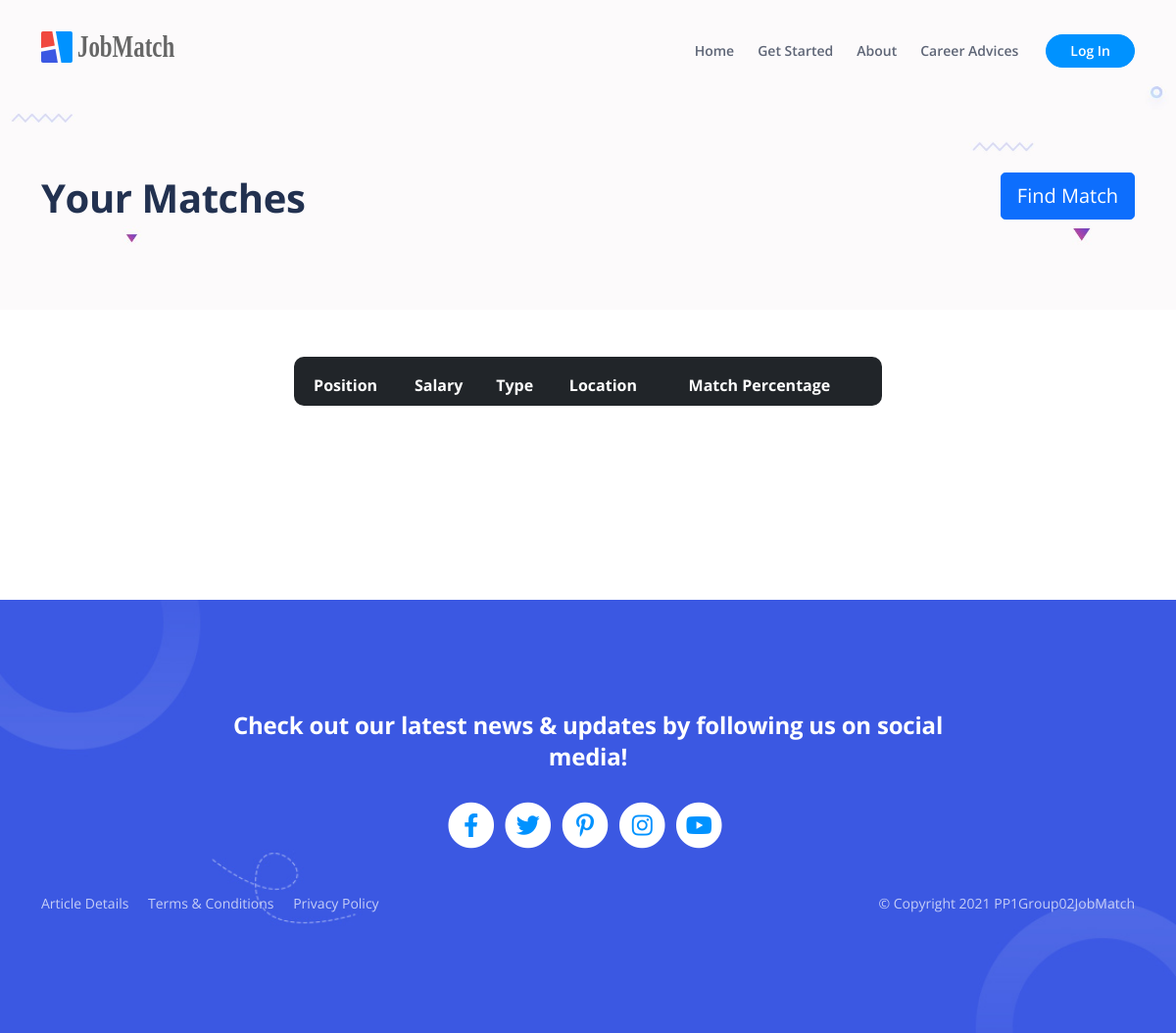
/view/jobseeker_match.php (signed in), run on an earlier commit of the app's database.
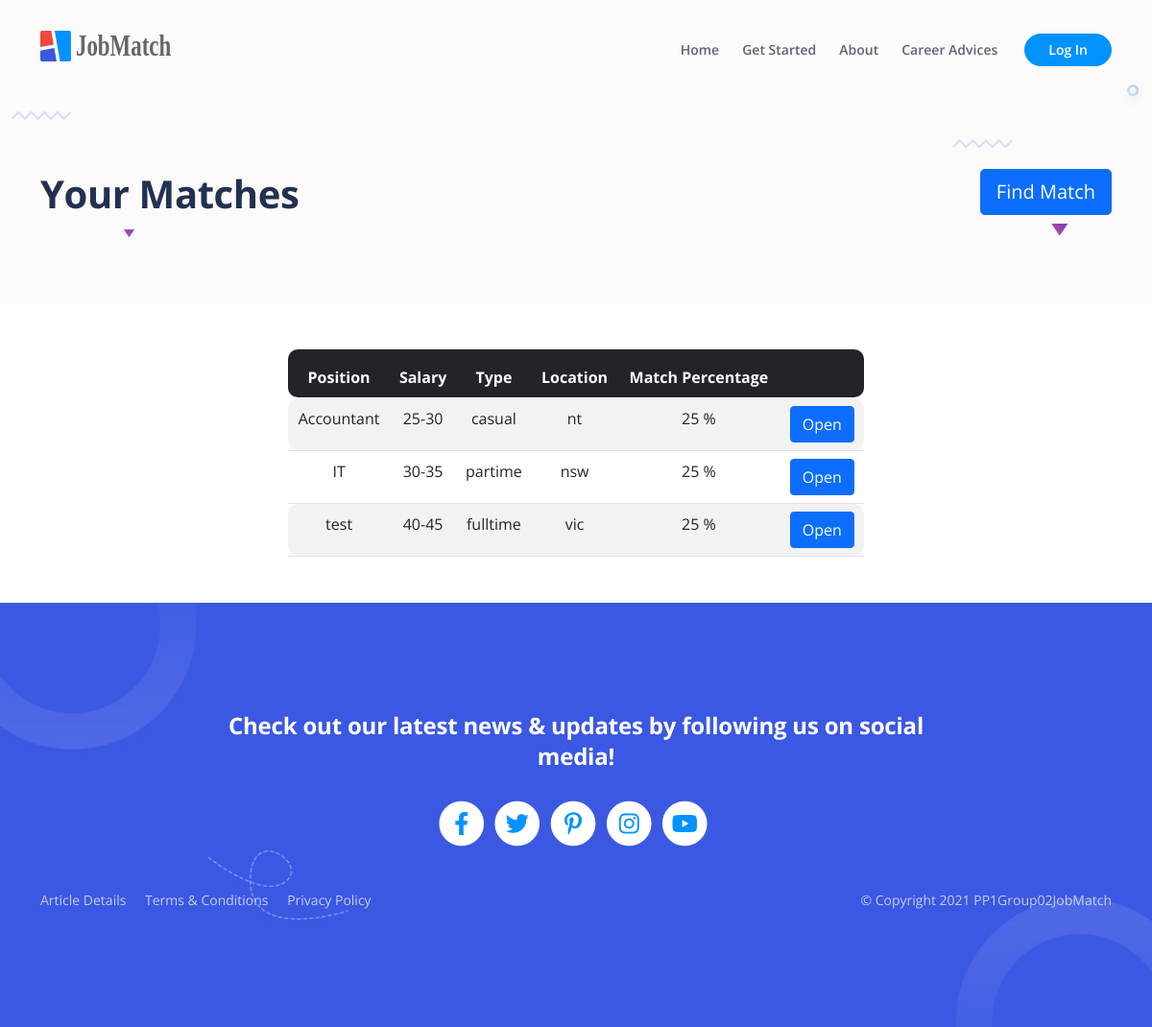
And on a later commit of the database.
### tables this page shows
CREATE TABLE `jobmatch` (
  `id` int(11) NOT NULL,
  `employer` text NOT NULL,
  `jobSeeker` text NOT NULL,
  `jobPostID` int(11) NOT NULL,
  `percentage` int(11) NOT NULL,
  `status` text DEFAULT NULL,
  `feedback` text DEFAULT NULL
);

CREATE TABLE `jobpost` (
  `id` int(11) NOT NULL,
  `position` text NOT NULL,
  `salary` text NOT NULL,
  `type` text NOT NULL,
  `description` text NOT NULL,
  `requirements` text NOT NULL,
  `location` text NOT NULL,
  `employer` text NOT NULL,
  `contact` int(11) NOT NULL,
  `date` timestamp NOT NULL DEFAULT current_timestamp()
);

### controller/matchmaking_controller.php (called while the page is built, shortened)
<?php
class MatchmakingController {
    public function getAllMatches($user){
        require_once '../model/matchmaking_model.php';
        include '../model/db_connection.php';
        $mmm = new MatchmakingModel();
        return $mmm->getJobMatch($db, $user);
    }
}

### model/matchmaking_model.php (called while the page is built, shortened)
<?php
class MatchmakingModel{
	public function getJobMatch($db, $user){
		require_once '../model/job_object.php';
		$jobMatch = array();
		$query = "SELECT * FROM jobpost INNER JOIN jobmatch ON jobpost.employer = jobmatch.employer	WHERE jobmatch.jobSeeker='$user'";
		$result = $db->query($query);
		$numResults = $result->num_rows;
		for ($i = 0; $i < $numResults; $i++) {
			$row = $result->fetch_assoc();
			$jobMatch[$i] = new JobMatch($row['id'], $row['employer'], $row['contact'], $row['position'], $row['salary'], $row['type'], $row['description'], $row['requirements'], $row['location'], $row['percentage']);
		}
		return $jobMatch;
	}
}

### model/job_object.php (called while the page is built, shortened)
<?php
class JobMatch{
    public function __construct($id, $employer, $contact, $position, $salary, $type, $description, $requirement, $location, $percentage) {
        $this->position = $position;
        $this->salary = $salary;
        $this->type = $type;
        $this->location = $location;
        $this->percentage = $percentage;
    }
}
?>

### view/jobseeker_match.php (the view, shortened to what this page needs)
<!DOCTYPE html>
<html lang="en">
<head>
    <?php
    require_once("component/header.php");
    ?>
</head>
<body class="text-center">
    <?php
    require_once("component/navbar.php");
    ?>
    <header class="ex-header">
        <div class="container">
            <div class="row">
                <div class="col-8 text-start">
                    <h1>Your Matches</h1>
                </div>
                <div class="col-4 text-end">
                    <button id="findMatchBtn" class="btn btn-primary btn-lg" type="submit" onclick="showFindMatchForm()">Find Match</button>
                </div>
            </div>
        </div>
    </header>
    <div class="col-md-6 offset-md-3 mt-5 mb-5" style="min-height: 200px;">
        <?php
        require_once '../controller/matchmaking_controller.php';
        $sc = new SessionController();
        $mmc = new MatchmakingController();
        $jobposts = $mmc->getAllMatches($sc->getUserName());
        function createOpenButton($hiddenName, $hiddenValue, $buttonText, $actionPage){
            echo "<td>";
            echo "  <form action=$actionPage method=\"GET\">";
            echo "      <button type=\"submit\" class=\"btn btn-primary\">$buttonText</button>";
            echo "  </form>";
            echo "</td>";
        }
            echo "<table class='table table-striped'>";
            echo "            <thead style='height: 50px;' class='table-dark'>";
            echo "                <tr>";
            echo "                    <th scope='col'>Position</th>";
            echo "                    <th scope='col'>Salary</th>";
            echo "                    <th scope='col'>Type</th>";
            echo "                    <th scope='col'>Location</th>";
            echo "                    <th scope='col'>Match Percentage</th>";
            echo "                    <th scope='col'></th>";
            echo "                </tr>";
            echo "            </thead>";
            echo "            <tbody>";
        foreach ($jobposts as $post) {
            echo "                <tr>";
            echo "                    <td scope='row'>$post->position</td>";
            echo "                    <td scope='row'>$post->salary</td>";
            echo "                    <td scope='row'>$post->type</td>";
            echo "                    <td scope='row'>$post->location</td>";
            echo "                    <td scope='row'>$post->percentage %</td>";
            createOpenButton('open', $post->id, 'Open', 'match.php');
            echo "                </tr>";
        }
            echo "            </tbody>";
            echo "            </table>";
        ?>
    </div>
    <?php
    require_once("component/footer.php");
    ?>
</body>
</html>

What changed in the data, as far as the page shows it:
added jobmatch: jobpost.position "Accountant", jobpost.salary "25-30", jobpost.type "casual", jobpost.location "nt", percentage "25", jobpost.position "IT", jobpost.salary "30-35", jobpost.type "partime", jobpost.location "nsw", jobPostID.position "test", jobPostID.salary "40-45", jobPostID.type "fulltime", jobPostID.location "vic"
